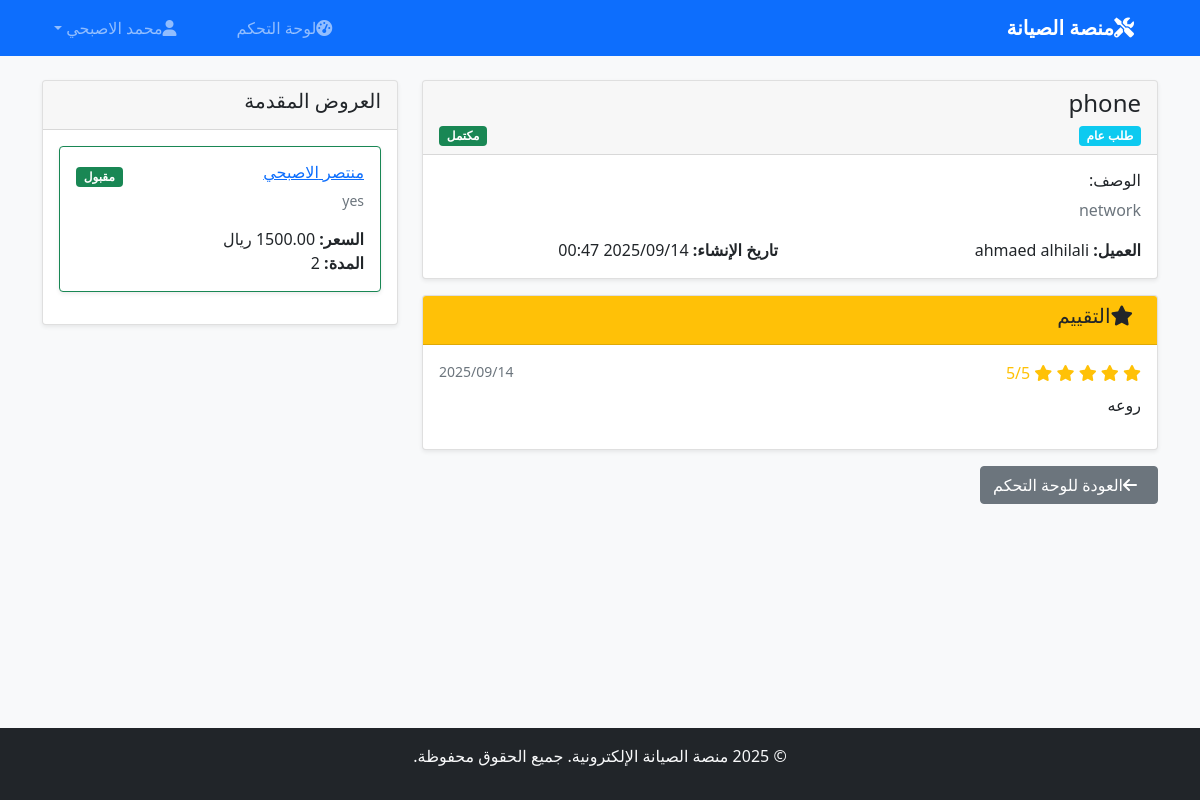
/request/6/ (signed in), run on the app's committed database.
### services/models.py (models this page shows, shortened)
class ServiceRequest(models.Model):
    REQUEST_TYPES = (
        ('private', 'طلب خاص'),
        ('public', 'طلب عام'),
    )
    STATUS_CHOICES = (
        ('pending', 'قيد الانتظار'),
        ('accepted', 'مقبول'),
        ('in_progress', 'قيد التنفيذ'),
        ('completed', 'مكتمل'),
        ('cancelled', 'ملغي'),
    )
    title = models.CharField(max_length=250)
    description = models.TextField()
    image = models.ImageField(upload_to='requests/%Y/%m/%d/', blank=True)
    request_type = models.CharField(max_length=10, choices=REQUEST_TYPES)
    assigned_engineer = models.ForeignKey( User,
        on_delete=models.CASCADE,
        null=True,
        blank=True,
        related_name='assigned_requests',
        limit_choices_to={'profile__user_type': 'engineer'}
    )
    client = models.ForeignKey(
        User,
        on_delete=models.CASCADE,
        related_name='service_requests'
    )
    status = models.CharField(max_length=15, choices=STATUS_CHOICES, default='pending')
    created = models.DateTimeField(auto_now_add=True)
    updated = models.DateTimeField(auto_now=True)
    class Meta:
        ordering = ['-created']

class Rating(models.Model):
    service_request = models.OneToOneField(
        ServiceRequest,
        on_delete=models.CASCADE,
        related_name='rating'
    )
    engineer = models.ForeignKey(
        User,
        on_delete=models.CASCADE,
        related_name='ratings'
    )
    client = models.ForeignKey(
        User,
        on_delete=models.CASCADE,
        related_name='given_ratings'
    )
    stars = models.IntegerField(
        validators=[MinValueValidator(1), MaxValueValidator(5)]
    )
    comment = models.TextField(blank=True)
    created = models.DateTimeField(auto_now_add=True)
    class Meta:
        ordering = ['-created']

class Offer(models.Model):
    STATUS_CHOICES = (
        ('pending', 'قيد الانتظار'),
        ('accepted', 'مقبول'),
        ('rejected', 'مرفوض'),
    )
    service_request = models.ForeignKey(ServiceRequest,on_delete=models.CASCADE,related_name='offers')
    engineer = models.ForeignKey(User, on_delete=models.CASCADE,related_name='offers')
    details = models.TextField()
    duration = models.CharField(max_length=100)  # مثل "3 أيام" أو "أسبوع"
    price = models.DecimalField(max_digits=10, decimal_places=2)
    status = models.CharField(max_length=10, choices=STATUS_CHOICES, default='pending')
    created = models.DateTimeField(auto_now_add=True)
    updated = models.DateTimeField(auto_now=True)
    class Meta:
        ordering = ['-created']
        unique_together = ['service_request', 'engineer']

### services/views.py (the view)
# urls.py: path('request/<int:request_id>/', views.request_detail, name='request_detail'),
@login_required
def request_detail(request, request_id):
    service_request = get_object_or_404(ServiceRequest, id=request_id)
    offers = service_request.offers.all()
    context = {
        'service_request': service_request,
        'offers': offers,
    }
    return render(request, 'services/request_detail.html', context)

### templates/services/request_detail.html (shortened to what this page needs)
{% extends 'base.html' %}
{% block content %}
<div class="row">
    <div class="col-md-8">
        <div class="card">
            <div class="card-header">
                <h4>{{ service_request.title }}</h4>
                <div class="d-flex justify-content-between align-items-center">
                    <span class="badge bg-info">{{ service_request.get_request_type_display }}</span>
                    {% if service_request.status == 'pending' %}
                        <span class="badge bg-warning">{{ service_request.get_status_display }}</span>
                    {% elif service_request.status == 'accepted' %}
                        <span class="badge bg-info">{{ service_request.get_status_display }}</span>
                    {% elif service_request.status == 'in_progress' %}
                        <span class="badge bg-primary">{{ service_request.get_status_display }}</span>
                    {% elif service_request.status == 'completed' %}
                        <span class="badge bg-success">{{ service_request.get_status_display }}</span>
                    {% else %}
                        <span class="badge bg-danger">{{ service_request.get_status_display }}</span>
                    {% endif %}
                </div>
            </div>
            <div class="card-body">
                <h6>الوصف:</h6>
                <p class="text-muted">{{ service_request.description }}</p>
                <div class="row">
                    <div class="col-md-6">
                        <strong>العميل:</strong> {{ service_request.client.first_name }} {{ service_request.client.last_name }}
                    </div>
                    <div class="col-md-6">
                        <strong>تاريخ الإنشاء:</strong> {{ service_request.created|date:"Y/m/d H:i" }}
                    </div>
                </div>
            </div>
        </div>
        {% if service_request.rating %}
            <div class="card mt-3">
                <div class="card-header bg-warning text-dark">
                    <h5><i class="fas fa-star me-2"></i>التقييم</h5>
                </div>
                <div class="card-body">
                    <div class="d-flex justify-content-between">
                        <div>
                            <div class="rating-stars">
                                {% for i in "12345" %}
                                    {% if forloop.counter <= service_request.rating.stars %}
                                        <i class="fas fa-star"></i>
                                    {% else %}
                                        <i class="far fa-star"></i>
                                    {% endif %}
                                {% endfor %}
                                <span class="ms-2">{{ service_request.rating.stars }}/5</span>
                            </div>
                            {% if service_request.rating.comment %}
                                <p class="mt-2">{{ service_request.rating.comment }}</p>
                            {% endif %}
                        </div>
                        <small class="text-muted">{{ service_request.rating.created|date:"Y/m/d" }}</small>
                    </div>
                </div>
            </div>
        {% endif %}
    </div>
    <div class="col-md-4">
        <div class="card">
            <div class="card-header">
                <h5>العروض المقدمة</h5>
            </div>
            <div class="card-body">
                {% if offers %}
                    {% for offer in offers %}
                        <div class="card mb-3 {% if offer.status == 'accepted' %}border-success{% elif offer.status == 'rejected' %}border-danger{% endif %}">
                            <div class="card-body">
                                <div class="d-flex justify-content-between align-items-start">
                                    <div>
                                        <h6>
                                            <a href="{% url 'services:engineer_profile' offer.engineer.id %}">
                                                {{ offer.engineer.first_name }} {{ offer.engineer.last_name }}
                                            </a>
                                        </h6>
                                        <p class="text-muted small">{{ offer.details|truncatewords:15 }}</p>
                                        <div>
                                            <strong>السعر:</strong> {{ offer.price }} ريال<br>
                                            <strong>المدة:</strong> {{ offer.duration }}
                                        </div>
                                    </div>
                                    <div>
                                        {% if offer.status == 'pending' %}
                                            <span class="badge bg-warning">قيد الانتظار</span>
                                        {% elif offer.status == 'accepted' %}
                                            <span class="badge bg-success">مقبول</span>
                                        {% else %}
                                            <span class="badge bg-danger">مرفوض</span>
                                        {% endif %}
                                    </div>
                                </div>
                            </div>
                        </div>
                    {% endfor %}
                {% else %}
                    <div class="text-center py-4">
                        <i class="fas fa-inbox fa-2x text-muted mb-2"></i>
                        <p class="text-muted">لا توجد عروض بعد</p>
                    </div>
                {% endif %}
            </div>
        </div>
    </div>
</div>
<div class="row mt-3">
    <div class="col-12">
        <a href="{% url 'services:dashboard' %}" class="btn btn-secondary">
            <i class="fas fa-arrow-left me-2"></i>العودة للوحة التحكم
        </a>
    </div>
</div>
{% endblock %}

### templates/base.html (shortened to what this page needs)
<!DOCTYPE html>
<html lang="ar" dir="rtl">
<head>
    <link href="https://cdn.jsdelivr.net/npm/bootstrap@5.1.3/dist/css/bootstrap.min.css" rel="stylesheet">
    <link href="https://cdnjs.cloudflare.com/ajax/libs/font-awesome/6.0.0/css/all.min.css" rel="stylesheet">
</head>
<body>
   <nav class="navbar navbar-expand-lg navbar-dark bg-primary">
    <div class="container">
        <a class="navbar-brand" href="{% url 'services:home' %}">
            <i class="fas fa-tools me-2"></i>منصة الصيانة
        </a>
        <div class="collapse navbar-collapse" id="navbarNav">
            <ul class="navbar-nav me-auto">
                {% if user.is_authenticated %}
                    <li class="nav-item">
                        <a class="nav-link" href="{% url 'services:dashboard' %}">
                            <i class="fas fa-tachometer-alt me-1"></i>لوحة التحكم
                        </a>
                    </li>
                {% endif %}
            </ul>
            <ul class="navbar-nav">
                {% if user.is_authenticated %}
                    <li class="nav-item dropdown">
                        <a class="nav-link dropdown-toggle" href="#" role="button" data-bs-toggle="dropdown">
                            <i class="fas fa-user me-1"></i>{{ user.first_name }} {{ user.last_name }}
                        </a>
                    </li>
                {% endif %}
            </ul>
        </div>
    </div>
</nav>
    <main class="container mt-4">
        {% block content %}
        {% endblock %}
    </main>
    <footer class="bg-dark text-light text-center py-3 mt-auto">
        <div class="container">
            <p>&copy; 2025 منصة الصيانة الإلكترونية. جميع الحقوق محفوظة.</p>
        </div>
    </footer>
</body>
</html>

### templates/base.html (style rules this page uses)
html, body { height: 100%; }
body { font-family: 'Segoe UI', Tahoma, Geneva, Verdana, sans-serif; background-color: #f8f9fa; display: flex; flex-direction: column; }
main { flex: 1; }
.navbar-brand { font-weight: bold; }
.card { box-shadow: 0 0.125rem 0.25rem rgba(0, 0, 0, 0.075); border: 1px solid rgba(0, 0, 0, 0.125); }
.rating-stars { color: #ffc107; }

### data on the page
ServiceRequest: title "phone", request_type "طلب عام", status "مكتمل", description "network", client.first_name "ahmaed", client.last_name "alhilali", created "2025/09/14 00:47", rating.stars "5", rating.comment "روعه", rating.created "2025/09/14"
Offer: engineer.first_name "منتصر", engineer.last_name "الاصبحي", details "yes", duration "2", status "مقبول"

### other printed values
{{ user.first_name }} "محمد"
{{ user.last_name }} "الاصبحي"
